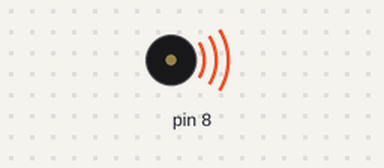
A sketch run on a simulated Arduino Uno, built with avr-gcc and run on an emulated ATmega328P. Shown: buzzer (waves = sounding).

Above: at 0.2 s.
At 7.72 s:
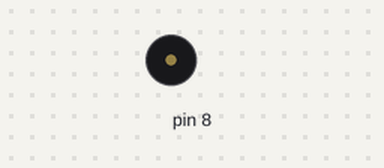
Timing chart, 0 to 8.5 s (numbered marks = the images above):
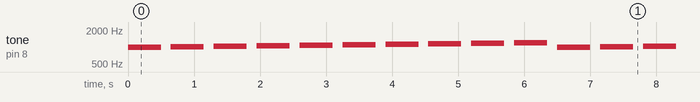

The sketch:

3327_14_passive_buzzer_module1.ino
```cpp
// C++ code
//
void setup(){
}

void loop(){
  for(int thisnote = 1000; thisnote < 1200; thisnote += 20){
    int duration = 500;
    tone(8, thisnote, duration);
    int pause = duration * 1.3;
    delay(pause);
    noTone(8);
  }
}
```
